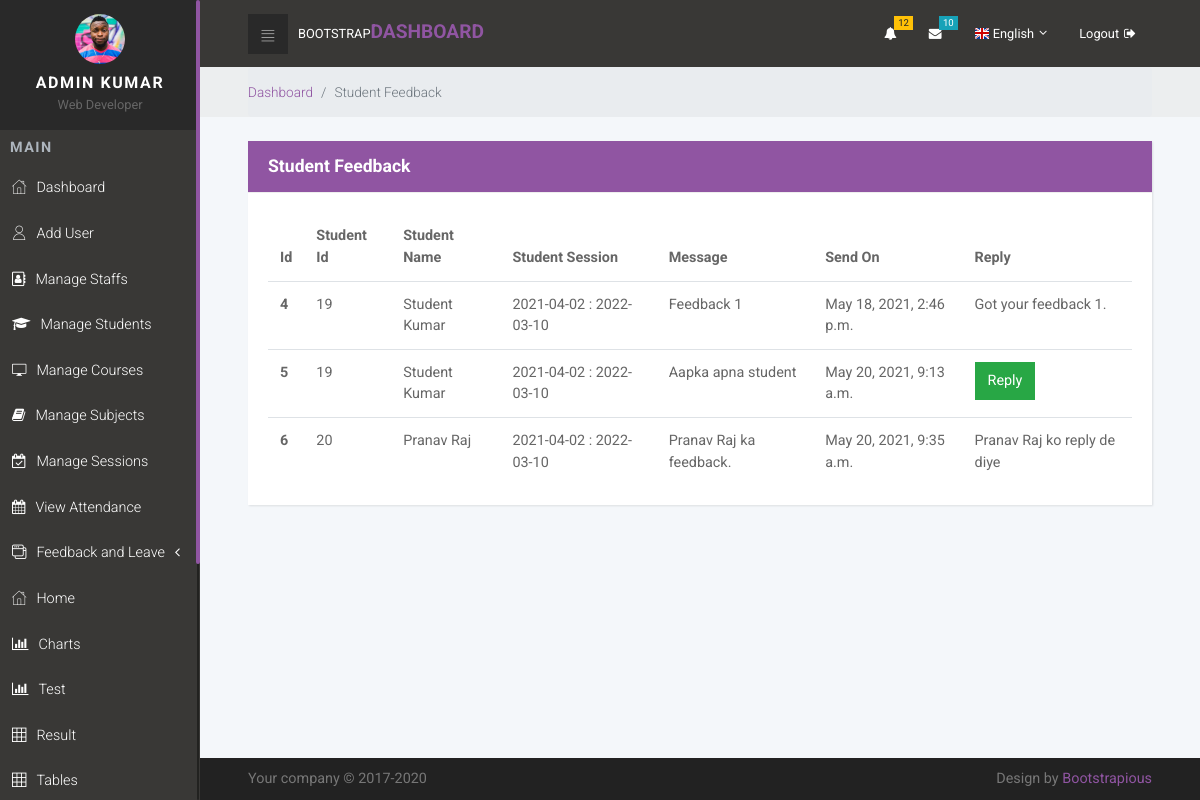
The page /students_feedback/ (signed in) on the database its author committed.
### sms_app/models.py (models this page shows, shortened)
class Students_FeedBack(models.Model):
    id = models.AutoField(primary_key=True)
    student_id = models.ForeignKey(Student, on_delete=models.CASCADE)
    feedback = models.TextField()
    reply = models.TextField( null=True , blank=True )
    date_created = models.DateTimeField( auto_now_add=True )
    date_updated = models.DateTimeField( auto_now=True )

class Student(models.Model):
    id = models.AutoField(primary_key = True)
    user = models.OneToOneField(User, on_delete = models.CASCADE)
    GENDER = (('Male', 'Male'),('Female', 'Female'),('Other', 'Other'))
    gender = models.CharField(max_length = 10, choices = GENDER)
    address = models.TextField(null = True)
    profile_pic = models.ImageField(default = "", null = True, blank = True)
    session_under = models.ForeignKey(
        SessionYear, on_delete = models.CASCADE, null = True, blank = True)
    courses_taken = models.ForeignKey(
        'Course', on_delete = models.DO_NOTHING, null = True, blank = True)
    date_joined = models.DateField(auto_now_add = True)
    last_login = models.DateField(auto_now = True)

class SessionYear(models.Model):
    id = models.AutoField(primary_key = True)
    session_start_year = models.DateField()
    session_end_year = models.DateField()
    def __str__(self):
        return "{} : {}".format(str(self.session_start_year), str(self.session_end_year))

### accounts/decorators.py (the view, shortened to what this page needs)
        def wrapper_func(request, *args, **kwargs):
            group = None
            if request.user.groups.exists():
                group = request.user.groups.all()[0].name
            if group in allowed_roles:
                return view_func(request, *args, **kwargs)

### sms_app/HODviews.py (called while the page is built)
@login_required
@allowed_users(allowed_roles=['hod'])
def students_feedback_view(request):
    student_feedbacks = Students_FeedBack.objects.all()
    context = {
        'student_feedbacks': student_feedbacks
    }
    return render(request, 'HOD/students_feedback.html', context)

### templates/HOD/students_feedback.html (shortened to what this page needs)
{% extends 'HOD/base.html' %}
{% load static %}
{% block content %}
<div class="breadcrumb-holder">
    <div class="container-fluid">
      <ul class="breadcrumb">
        <li class="breadcrumb-item"><a href="{% url 'hod_dashboard' %}">Dashboard</a></li>
        <li class="breadcrumb-item active">Student Feedback</li>
      </ul>
    </div>
</div>
<section>
    <div class="container-fluid">
        <br>
        <div class="row">
            <div class="col-lg-12">
              <div class="card">
                <div class="card-header back_color">
                    <h4 class="card-title ">Student Feedback</h4>
                </div>
                <div class="card-body">
                  <div class="table-responsive">
                    <table class="table">
                      <thead>
                        <tr>
                          <th>Id</th>
                          <th>Student Id</th>
                          <th>Student Name</th>
                          <th>Student Session</th>
                          <th>Message</th>
                          <th>Send On</th>
                          <th>Reply</th>
                        </tr>
                      </thead>
                      <tbody>
                        {% for feedback in student_feedbacks %}
                        <tr>
                          <th scope="row">{{feedback.id}}</th>
                          <td>{{feedback.student_id.id}}</td>
                          <td>{{feedback.student_id.user.first_name}} {{feedback.student_id.user.last_name}}</td>
                          <td>{{feedback.student_id.session_under}}</td>
                          <td>{{feedback.feedback}}</td>
                          <td>{{feedback.date_created}}</td>
                          <td>
                            {% if feedback.reply == "" %}
                            <button class="btn btn-success reply_open_modal" data-toggle="modal" data-target="#replyModal">Reply</button>
                            {% else %}
                            {{feedback.reply}}
                            {% endif %}
                          </td>
                        </tr>
                        {% endfor %}
                      </tbody>
                    </table>
                  </div>
                </div>
              </div>
            </div>
        </div>
    </div>
</section>
{% endblock %}

### templates/HOD/navbar.html (shortened to what this page needs)
{% load static %}
<nav class="side-navbar">
    <div class="side-navbar-wrapper">
        <div class="sidenav-header d-flex align-items-center justify-content-center">
            <div class="sidenav-header-inner text-center"><img src="{% static 'img/avatar-7.jpg' %}" alt="person"
                    class="img-fluid rounded-circle">
                <h2 class="h5">{{request.user.first_name}} {{request.user.last_name}}</h2><span>Web Developer</span>
            </div>
        </div>
        <div class="main-menu">
            <h5 class="sidenav-heading">Main</h5>
            <ul id="side-main-menu" class="side-menu list-unstyled">
                <li><a href="{% url 'hod_dashboard' %}"> <i class="icon-home"></i>Dashboard </a></li>
                <li><a href="{% url 'register_user' %}"> <i class="icon-user"></i>Add User </a></li>
                <li><a href="{% url 'manage_staff_view' %}"> <i class="fa fa-address-book-o"></i>Manage Staffs </a></li>
                <li><a href="{% url 'manage_student_view' %}"> <i class="fa fa-graduation-cap"></i>Manage Students </a></li>
                <li><a href="{% url 'manage_courses_view' %}"> <i class="icon-screen"></i>Manage Courses </a></li>
                <li><a href="{% url 'manage_subjects_view' %}"> <i class="fa fa-book"></i>Manage Subjects </a></li>
                <li><a href="{% url 'manage_sessions_view' %}"> <i class="fa fa-calendar-check-o"></i>Manage Sessions </a></li>
                <li><a href="{% url 'view_attendance' %}"> <i class="fa fa-calendar"></i>View Attendance </a></li>
                <li><a href="#exampledropdownDropdown" aria-expanded="false" data-toggle="collapse"> <i class="icon-interface-windows"></i>Feedback and Leave </a>
                </li>
                <li><a href="{% url 'admin_dashboard' %}"> <i class="icon-home"></i>Home </a></li>
                <li><a href="{% url 'charts_view' %}"> <i class="fa fa-bar-chart"></i>Charts </a></li>
                <li><a href="{% url 'test-view' %}"> <i class="fa fa-bar-chart"></i>Test </a></li>
                <li><a href="{% url 'result-view' %}"> <i class="icon-grid"></i>Result </a></li>
                <li><a href="{% url 'tables_view' %}"> <i class="icon-grid"></i>Tables </a></li>
            </ul>
        </div>
    </div>
</nav>
<div class="page">
    <header class="header">
        <nav class="navbar">
            <div class="container-fluid">
                <div class="navbar-holder d-flex align-items-center justify-content-between">
                    <div class="navbar-header"><a id="toggle-btn" href="#" class="menu-btn"><i class="icon-bars">
                            </i></a><a href="index.html" class="navbar-brand">
                            <div class="brand-text d-none d-md-inline-block"><span>Bootstrap </span><strong
                                    class="text-primary">Dashboard</strong></div>
                        </a></div>
                    <ul class="nav-menu list-unstyled d-flex flex-md-row align-items-md-center">
                        <li class="nav-item dropdown"> <a id="notifications" rel="nofollow" data-target="#" href="#"
                                data-toggle="dropdown" aria-haspopup="true" aria-expanded="false" class="nav-link"><i
                                    class="fa fa-bell"></i><span class="badge badge-warning">12</span></a>
                        </li>
                        <li class="nav-item dropdown"> <a id="messages" rel="nofollow" data-target="#" href="#"
                                data-toggle="dropdown" aria-haspopup="true" aria-expanded="false" class="nav-link"><i
                                    class="fa fa-envelope"></i><span class="badge badge-info">10</span></a>
                        </li>
                        <li class="nav-item dropdown"><a id="languages" rel="nofollow" data-target="#" href="#"
                                data-toggle="dropdown" aria-haspopup="true" aria-expanded="false"
                                class="nav-link language dropdown-toggle"><img src="{% static 'img/flags/16/GB.png' %}"
                                    alt="English"><span class="d-none d-sm-inline-block">English</span></a>
                        </li>
                        <li class="nav-item"><a href="{% url 'logout' %}" class="nav-link logout"> <span
                                    class="d-none d-sm-inline-block">Logout</span><i class="fa fa-sign-out"></i></a>
                        </li>
                    </ul>
                </div>
            </div>
        </nav>
    </header>

### static/css/custom.css (style rules this page uses)
.card-title { float: left; }
.back_color { background-color: #9055a2; color:white; }

### rows shown on the page
Students_FeedBack: id "4", student_id.id "19", student_id.user.first_name "Student", student_id.user.last_name "Kumar", student_id.session_under "2021-04-02 : 2022-03-10", feedback "Feedback 1", date_created "May 18, 2021, 2:46 p.m.", reply "Got your feedback 1."
Students_FeedBack: id "5", student_id.id "19", student_id.user.first_name "Student", student_id.user.last_name "Kumar", student_id.session_under "2021-04-02 : 2022-03-10", feedback "Aapka apna student", date_created "May 20, 2021, 9:13 a.m.", reply "Reply"
Students_FeedBack: id "6", student_id.id "20", student_id.user.first_name "Pranav", student_id.user.last_name "Raj", student_id.session_under "2021-04-02 : 2022-03-10", feedback "Pranav Raj ka feedback.", date_created "May 20, 2021, 9:35 a.m.", reply "Pranav Raj ko reply de diye"

### other values the page prints
{{ request.user.first_name }} "ADMIN"
{{ request.user.last_name }} "KUMAR"
